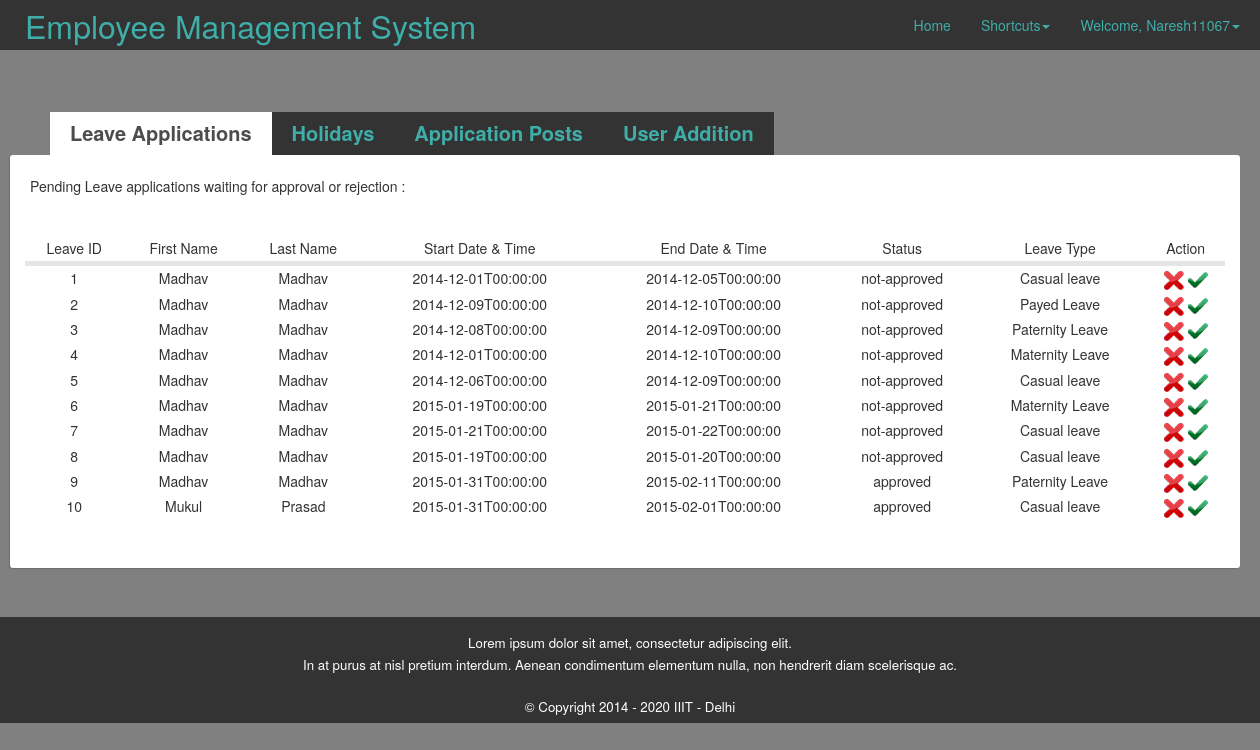
/INCLUDES/Admin.php (signed in), run on the app's committed database.
### tables this page shows
CREATE TABLE IF NOT EXISTS `leave` (
  `l_id` bigint(20) NOT NULL AUTO_INCREMENT,
  `id` bigint(20) NOT NULL,
  `title` varchar(200) NOT NULL,
  `start` varchar(200) NOT NULL,
  `end` varchar(200) NOT NULL,
  `description` varchar(200) NOT NULL,
  `backgroundColor` varchar(100) NOT NULL,
  PRIMARY KEY (`l_id`)
);

CREATE TABLE IF NOT EXISTS `users` (
  `rights` bigint(20) NOT NULL DEFAULT '0',
  `U_id` int(50) NOT NULL AUTO_INCREMENT COMMENT 'User ID',
  `flag` int(1) NOT NULL,
  `username` varchar(20) NOT NULL,
  `email` varchar(100) NOT NULL,
  `password` varchar(100) NOT NULL,
  `firstname` varchar(100) NOT NULL,
  `middlename` varchar(100) DEFAULT NULL,
  `lastname` varchar(100) NOT NULL,
  `DOB` date NOT NULL,
  `mobile` bigint(100) NOT NULL,
  `image` longblob NOT NULL,
  PRIMARY KEY (`U_id`),
  UNIQUE KEY `username` (`username`,`email`)
);

### INCLUDES/admin.php (the view, shortened to what this page needs)
<!DOCTYPE html>
    <head>
        <link rel="stylesheet" type="text/css" href="../CSS/bootstrap.css" media="screen" />
        <link rel="stylesheet" type="text/css" href="../CSS/admin.css" media="screen" />
			 <link rel="stylesheet" href="//code.jquery.com/ui/1.11.3/themes/smoothness/jquery-ui.css">
	</head>
<?php
	include 'file-uploader.php';
?>
 <body  style="background-color:#808080">
		<nav class="navbar navbar-fixed-top" role="navigation">
			<div class="navbar-inner">
            	<div class="container">
            		<div class="navbar-header">
                		<ul class="nav navbar-nav">
                			<li class="active"><a class="navbar-brand" href="Home.php"><font size="+3"> Employee Management System</font></a></li>
                		</ul>
            		</div>
            		<div class="navbar-collapse collapse">
          				<ul class="nav navbar-nav navbar-right">
                    		<li><a href="Home.php">Home</a></li>
                   			<li class="dropdown"><a href="#" class="dropdown-toggle" data-toggle="dropdown">Shortcuts<b class="caret"></b></a>
                    		</li>
                            <li class="dropdown"><a href="#" class="dropdown-toggle" data-toggle="dropdown"><?php echo "Welcome, ".$_SESSION['username'] . "<b class='caret'></b>"?></a>
                            </li>
               			</ul>
           			</div>
        		</div>
			</div>
		</nav>
        <div class="container" style="margin-top:8em;">
            <section>
                <div class="tabs">
                    <ul class="tab-links" id="pages">
                        <li class="active"><a href="#tab1">Leave Applications</a></li>
                        <li><a href="#tab2">Holidays</a></li>
                        <li><a href="#tab3">Application Posts</a></li>
                        <li><a href="#tab4">User Addition</a></li>
                    </ul>
                    <div class="tab-content">
                        <div id="tab1" class="tab active">
                            <p>Pending Leave applications waiting for approval or rejection :</p>
                            <p>
                                <form id="form1" method="POST" action="<?php echo htmlspecialchars($_SERVER["PHP_SELF"]);?>">
                                    <table  class="tb5" width="100%"  style="margin:1em 0;">
                                        <tr>
											<td align="center">Leave ID</td>
                                            <td align="center">First Name</td>
                                            <td align="center">Last Name</td>
                                            <td align="center">Start Date & Time</td>
                                            <td align="center">End Date & Time</td>
                                            <td align="center">Status</td>
											<td align="center">Leave Type</td>
											<td align="center">Action</td>
                                        </tr>
                                        <tr>
                                            <td class="divider" colspan="8"></td>
                                        </tr>
                                    <?php
                                        $select=mysql_query("select * from `leave` where 1") or die(mysql_error());
                                        while($fetch=mysql_fetch_array($select))
                                        {
                                    ?>
                                            <tr>
											<?php
												$select2 = mysql_query("select firstname, lastname from users where U_id = ".$fetch[1]) or die(mysql_error());
												$fetch2 = mysql_fetch_array($select2);
											?>
												<td align="center"><?php echo $fetch[0] ?></td>
												<td align="center"><?php echo $fetch2[0] ?></td>
												<td align="center"><?php echo $fetch2[1] ?></td>
                                                <td align="center"><?php echo $fetch[3] ?></td>
                                                <td align="center"><?php echo $fetch[4] ?></td>
												<td align="center"><?php if($fetch[6] == "orange"){echo "not-approved";}else{echo "approved";} ?></td>
                                                <td align="center"><?php echo $fetch[2] ?></td>
                                                <td align="center">
                                                    <a href="deleteleave.php?Del=<?php echo $fetch[0]; ?>"><img src="../IMAGES/cross.png" alt="Disapprove "></a>
                                                    <a href="approveleave.php?Edit=<?php echo $fetch[0]; ?>"><img src="../IMAGES/tick.png" alt="Approve"></a>
                                        </td>
                                    </tr>
                                    <?php } ?>
                                    </table>
                                </form>
                            </p>
                        </div>
                    </div>
                </div>
            </section>
        </div>
        <div class="footer">
            <div id="legal">
                Lorem ipsum dolor sit amet, consectetur adipiscing elit.<br>
                In at purus at nisl pretium interdum. Aenean condimentum elementum nulla, non hendrerit diam scelerisque ac.<br><br>
                © Copyright 2014 - 2020  IIIT - Delhi
            </div>
        </div>
</html>

### CSS/admin.css (style rules this page uses)
.divider { height: 5px; overflow: hidden; background-color: #e5e5e5; }
.tabs { width:100%; display:block; }
.tab-links:after { display:block; clear:both; content:''; }
.tab-links li { margin:0px 0px; float:left; list-style:none; }
.tab-links a { padding:5px 20px; display:inline-block; background:#333333; font-size:20px; font-weight:600; transition:all linear 0.15s; }
#pages li.active a { background:#fff; color:#4c4c4c; text-decoration:none; }
.tab-content { padding:15px; border-radius:3px; box-shadow:-1px 1px 1px rgba(0,0,0,0.15); background:#fff; }
.tab { display:none; }
.tab p { padding: 5px; }
.tab.active { display:block; }

### data on the page
leave: l_id "1", users.firstname "Madhav", users.lastname "Madhav", start "2014-12-01T00:00:00", end "2014-12-05T00:00:00", backgroundColor "not-approved", title "Casual leave"
leave: l_id "2", users.firstname "Madhav", users.lastname "Madhav", start "2014-12-09T00:00:00", end "2014-12-10T00:00:00", backgroundColor "not-approved", title "Payed Leave"
leave: l_id "3", users.firstname "Madhav", users.lastname "Madhav", start "2014-12-08T00:00:00", end "2014-12-09T00:00:00", backgroundColor "not-approved", title "Paternity Leave"
leave: l_id "4", users.firstname "Madhav", users.lastname "Madhav", start "2014-12-01T00:00:00", end "2014-12-10T00:00:00", backgroundColor "not-approved", title "Maternity Leave"
leave: l_id "5", users.firstname "Madhav", users.lastname "Madhav", start "2014-12-06T00:00:00", end "2014-12-09T00:00:00", backgroundColor "not-approved", title "Casual leave"
leave: l_id "6", users.firstname "Madhav", users.lastname "Madhav", start "2015-01-19T00:00:00", end "2015-01-21T00:00:00", backgroundColor "not-approved", title "Maternity Leave"
leave: l_id "7", users.firstname "Madhav", users.lastname "Madhav", start "2015-01-21T00:00:00", end "2015-01-22T00:00:00", backgroundColor "not-approved", title "Casual leave"
leave: l_id "8", users.firstname "Madhav", users.lastname "Madhav", start "2015-01-19T00:00:00", end "2015-01-20T00:00:00", backgroundColor "not-approved", title "Casual leave"
leave: l_id "9", users.firstname "Madhav", users.lastname "Madhav", start "2015-01-31T00:00:00", end "2015-02-11T00:00:00", backgroundColor "approved", title "Paternity Leave"
leave: l_id "10", users.firstname "Mukul", users.lastname "Prasad", start "2015-01-31T00:00:00", end "2015-02-01T00:00:00", backgroundColor "approved", title "Casual leave"

### other printed values
$_SESSION['username'] "Naresh11067"
